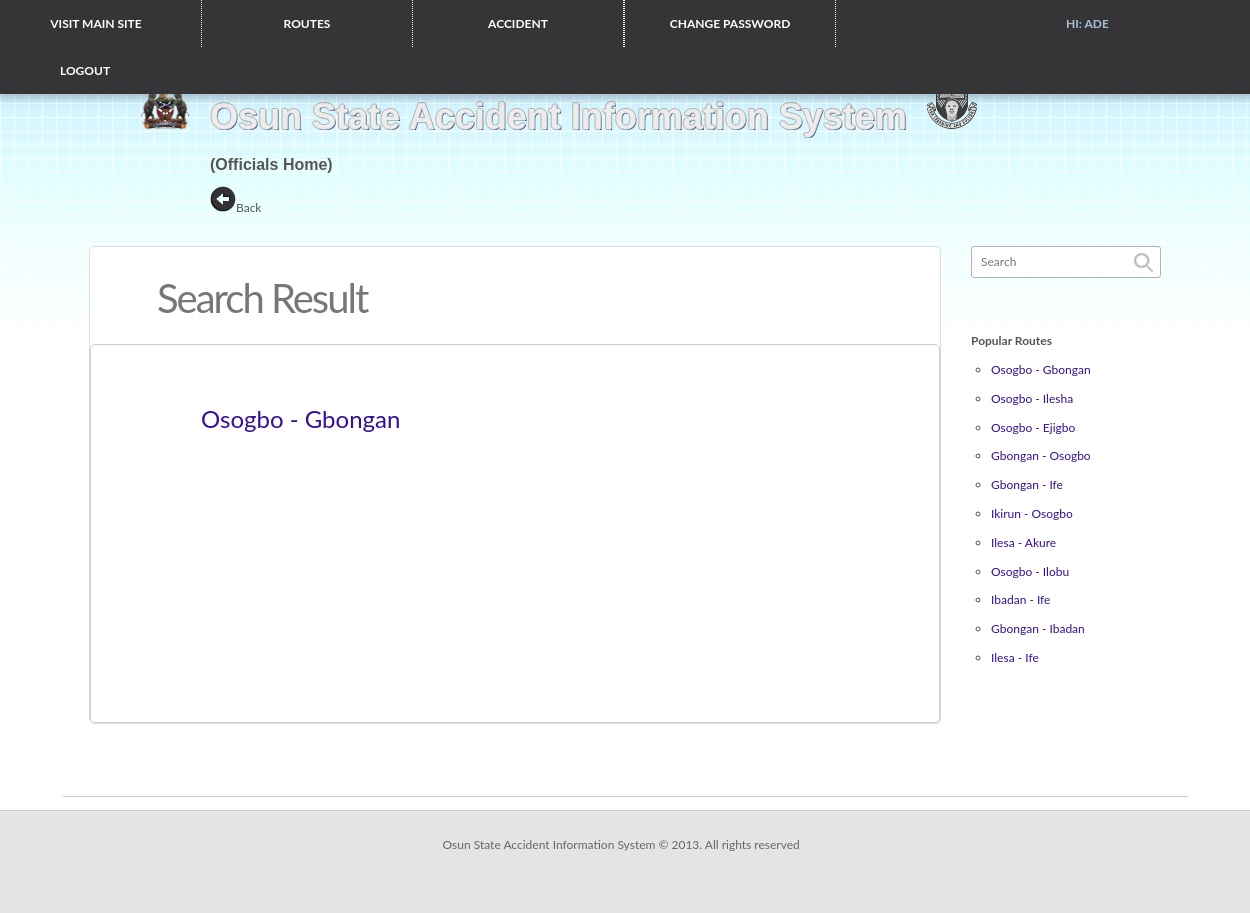
The page /officials/search_result.php?term=Osogbo - Gbongan (signed in) on the database its author committed.
### tables this page shows
CREATE TABLE `routes` (
  `route_id` int(10) NOT NULL auto_increment,
  `route_name` varchar(50) NOT NULL,
  `pot_holes` int(10) NOT NULL,
  `route_length` double NOT NULL,
  `carriage_width` double NOT NULL,
  `surface` varchar(20) NOT NULL,
  `junctions` int(10) NOT NULL,
  `bends` int(10) NOT NULL,
  `failed_segment` int(10) NOT NULL,
  `state` varchar(50) NOT NULL,
  `fatality_rate` double default '0',
  `fatality_density` double default '0',
  `casualty_density` double default '0',
  `total_accidents` int(11) NOT NULL default '0',
  `dead` int(5) NOT NULL default '0',
  `injured` int(5) NOT NULL default '0',
  `casualty` int(5) NOT NULL default '0',
  PRIMARY KEY  (`route_id`)
);

### model/mysql.php (called while the page is built, shortened)
<?php
final class mysql {
	public function __construct() {
		if (!$this->handle = mysql_connect(SERVER, USERNAME, PASSWORD)) {
      		exit('Error: Could not establish  connection to database using ' . USERNAME . '@' . SERVER);
    	}
  	}
  	private function query($sql) {
	$result=array();
	$resource=mysql_query($sql);
	if(@mysql_num_rows($resource)>0){
	 while($value=mysql_fetch_assoc($resource)){
	 $result[]=$value;
	 }
	 return $result;
	 }
	else return NULL;
  	}
function search($term){
$sql="SELECT route_name, route_id FROM routes WHERE route_name LIKE '%$term%'";
return $this->query($sql);
}
	function loadRoutes(){
	$sql="SELECT * FROM routes";
	return $this->query($sql);
	}
}
?>

### controller/class.main.php (called while the page is built, shortened)
<?php
require_once '../model/mysql.php';
class mainClass{
public $mysql;
function  __construct(){
$this->mysql=new mysql();
}
function loadRoutes(){
return $this->mysql->loadRoutes();
}
function search($term){
return $this->mysql->search($term);
}
}
?>

### officials/search_result.php (the view, shortened to what this page needs)
<?php
if(!($term=$_GET['term'])){
header('location:index.php');
}
include '../controller/class.main.php';
$main=new mainClass();
$routes=$main->loadRoutes();
$results=$main->search($term);
?>
<!DOCTYPE html>
<html >
<head>
        <link href="../css/css" rel="stylesheet" type="text/css">
<link href="css/css" rel="stylesheet" type="text/css">
        <link rel="stylesheet" href="../css/flick/jquery-ui-1.8.16.custom.css" type="text/css" />
                <link href="../css/style.css" media="all" rel="stylesheet" type="text/css">
<link href="../font/stylesheet.css" rel="stylesheet" type="text/css" />
<link href="../css/styles.css" rel="stylesheet" type="text/css" />
</head>
<body >
 <div id="main-wrapper" style="padding-top: 47px; background: url('img/bg.png') repeat-x">
 <div id="main-wrapper-header">
    <header class="main-header">
    <div class="container-fluid">
  <nav class="main-nav" style="float:none">
   <ul>
     <li>
                                <a href="../index.php" fsource="loggedin_Buyer_home" style="color:#FFF; border-left:1px dotted  #fff; width:150px; margin-left:-40px" ><center>Visit Main Site</center></a>                            </li>
<li class="js-top-menu-sales">
<a href="index.php" fsource="loggedin_Seller_ManageSales" style="color: #FFF; border-left:1px dotted  #fff; width:150px">
<center>Routes</center></a>                                </li>
<li class="js-top-menu-sales"><a href="accident.php" fsource="loggedin_Seller_ManageSales" style=" border-left:1px dotted  #fff; border-right:1px dotted  #fff; color:#FFF; width:150px"><center> Accident  </center>                                     </a>                                </li>
 <li class="js-top-menu-sales"><a href="change_password.php" fsource="loggedin_Seller_ManageSales" style=" border-left:1px dotted  #fff; border-right:1px dotted  #fff; color:#FFF; width:150px"><center> Change Password  </center>                                     </a>                                </li>
<li><a href="" style="color: #A4C1D9; margin-left:200px">     <center> Hi: <?php echo $_SESSION['official'][0]['username'] ?>                             </center> </a>                            </li>
                             <li> <a href="../logout.php" style="color: #fff; ">     <center> Logout                             </center> </a>                            </li>
                      </ul></nav></center>
    </div>
                </header>
</div>
<div class="main-content" style=" background: url('../img/bg.png') repeat-x" >
<div class="db-container container-fluid" style=" background: url('img/bg.png') repeat-x" ><br/><br/>
<div class="span7" style="margin-left:110px" >
			<div class="visible-desktop" id="icon">
				<img src="../img/icon.png" style="width:50px; height:50px; margin-top:4px" />
			</div>
			<div id="app-name">
				<h1 style="font-size:36px; margin-top:-15px " >Osun State Accident Information System&nbsp;&nbsp;<img src="../img/logo.png" width="50px" height="48px"></h1><br/><br/>
                <h2 style="font-size:16px">(Officials Home)</h2><br/>
    <div style=""><img  onClick="history.back()" src="../images/arrow-top.png">Back</div>
 </div>
            </div>
            <br/><br/>
                        <div class="row-fluid" style="width:1300px; padding-right:0px">
                            <div class="span12">
                            <aside class="db-sidebar">
                              <div class="db-sidebar-inner">
                                        <div class="db-search hint--left cf" data-hint="Search">
                                        <form name="search" action="" >
                                            <input id="query" name="query" type="search" value=""  placeholder="Search">
                                            <input type="image" src="../images/btn-search-icon.png" alt="Go" class="btn-search" style="cursor: default !important;"><br/>
                                       </form> </div>
                                  <nav class="db-na"><br/><br/><br/>
                                  <p><b>Popular Routes</b></p><br/>
                                            <ol style="list-style:circle; padding-left:20px">
                                            <?php $i=0; foreach($routes as $rt){ if($i<12){ ?>
                                                <li ><a href="<?php echo "accident_info.php?id=".$rt['route_id']; ?>" fsource="loggedin_Inbox"><?php echo $rt['route_name'] ?></a></li><br/>
                                               <?php $i++; }} ?>
                                            </ol>
                                </nav>
                                  </div>
                          </aside>
                                <section class="db-content db-content-conversation-detail">
                                    <header class="db-header header-nobot cf">
                                        <h1 class="with-thumb"> Search Result</h1>
                                    </header>
<div class="db-tabs-wrapper">
<form name="frm" method="post" action="" >
<br/><br/><br/><br/>
<div style=" padding:10px; min-height:300px">
<?php if($results !=NULL){ foreach ($results as $result){ ?>
<div style="margin-left:100px; font-size:24px; margin-bottom:30px"><p><a href="info.php?id=<?php echo $result['route_id'] ?>"><?php echo $result['route_name'] ?></a></p></div>
<?php }
}else{
echo '<center><h2>No result found for "'.$term.'"</h2></center>';
} ?>
</form>
</div>
 </section>
</div>
</div>
</div>
 </div>
 <?php include '../footer.php' ?>
 </div>
</body></html>

### css/styles.css (style rules this page uses)
body { background: url('../img/bg.png') repeat-x; background-color: #fff; }
h1, h2, h3, h4, h5, h6 { text-shadow: white 0.02em 0.02em; font-family: 'QlassikBold', sans-serif; }
h2 { font-size: 2.3em; }
#icon { position: relative; float: left; margin-right: 20px; }
#app-name { position: relative; float: left; margin-top: 20px; margin-right: 20px; max-width:900px; }
#app-name h1 { font-size: 5.5em; font-size: 5.5em; color: #ECECEC; text-shadow: -1px 0 #B3B3B3, 0 1px #B3B3B3, 1px 0 #B3B3B3, 0 -1px #B3B3B3, #020763 0.03em 0.03em; }
.span7 { width:1100px; }

### officials/search_result.php (style rules this page uses)
body { background: url('../img/bg.png') repeat-x; }

### rows shown on the page
routes: route_name "Osogbo - Gbongan"
routes: route_name "Osogbo - Ilesha"
routes: route_name "Osogbo - Ejigbo"
routes: route_name "Gbongan - Osogbo"
routes: route_name "Gbongan - Ife"
routes: route_name "Ikirun - Osogbo"
routes: route_name "Ilesa - Akure"
routes: route_name "Osogbo - Ilobu"
routes: route_name "Ibadan - Ife"
routes: route_name "Gbongan - Ibadan"
routes: route_name "Ilesa - Ife"

### other values the page prints
$_SESSION['official'][0]['username'] "ADE"
